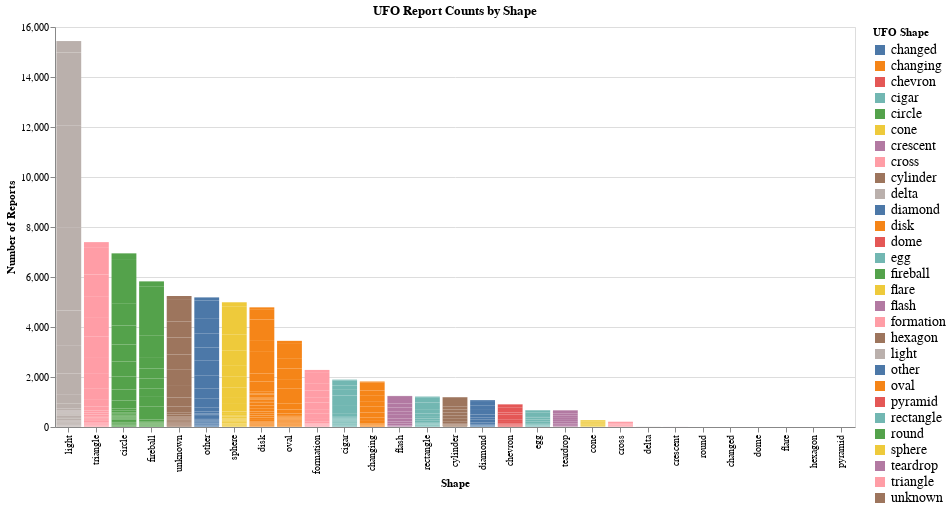

Here is the notebook cell this chart was saved with:
### Code cell
alt.data_transformers.disable_max_rows()

url = "https://github.com/UIUC-iSchool-DataViz/is445_data/raw/main/ufo-scrubbed-geocoded-time-standardized-00.csv"
df = pd.read_csv(url, header=None)

df.columns = [
    'Date_Time', 'City', 'State', 'Country', 'Shape', 'Duration', 
    'Duration_Reported', 'Comments', 'Date_Posted', 'Latitude', 'Longitude'
]
df['Date_Time'] = pd.to_datetime(df['Date_Time'], errors='coerce')
df['Year'] = df['Date_Time'].dt.year
df['Year_Group'] = (df['Year'] // 2) * 2  

cleaned_df = df.dropna(subset=['Shape', 'State'])

shapes_list = sorted(cleaned_df['Shape'].dropna().unique().tolist())

year_groups = sorted(cleaned_df['Year_Group'].dropna().unique().tolist())

slider = alt.binding_range(min=min(year_groups), max=max(year_groups), step=2, name='Year Group:')
time_selector = alt.param(name='YearGroupSelector', bind=slider, value=max(year_groups))

shape_counts = cleaned_df.groupby(['Shape', 'Year_Group']).size().reset_index(name='Count')

bar_chart = alt.Chart(shape_counts).mark_bar().encode(
    x=alt.X('Shape:N', title='Shape', sort='-y'),
    y=alt.Y('Count:Q', title='Number of Reports'),
    color=alt.Color('Shape:N', title='UFO Shape', legend=alt.Legend(labelFontSize=14)),
    tooltip=['Shape', 'Year_Group', 'Count']
).transform_filter(
    'datum.Year_Group <= YearGroupSelector'
).add_params(
    time_selector
).properties(
    width=800,
    height=400,
    title="UFO Report Counts by Shape"
)

bar_chart

### Figure 1 — Vega-Lite specification as saved in the notebook (floating-point values rounded to 4 significant figures; data arrays with more than 128 entries replaced by an {"elided": "..."} marker saying what was removed)
{"config": {"view": {"continuousWidth": 300, "continuousHeight": 300}}, "data": {"name": "data-80ab5f42e7caa8b44af80c06d3899fe1"}, "mark": {"type": "bar"}, "encoding": {"color": {"field": "Shape", "legend": {"labelFontSize": 14}, "title": "UFO Shape", "type": "nominal"}, "tooltip": [{"field": "Shape", "type": "nominal"}, {"field": "Year_Group", "type": "quantitative"}, {"field": "Count", "type": "quantitative"}], "x": {"field": "Shape", "sort": "-y", "title": "Shape", "type": "nominal"}, "y": {"field": "Count", "title": "Number of Reports", "type": "quantitative"}}, "height": 400, "params": [{"name": "YearGroupSelector", "bind": {"input": "range", "max": 2014, "min": 1910, "name": "Year Group:", "step": 2}, "value": 2014}], "title": "UFO Report Counts by Shape", "transform": [{"filter": "datum.Year_Group <= YearGroupSelector"}], "width": 800, "$schema": "https://vega.github.io/schema/vega-lite/v5.20.1.json", "datasets": {"data-80ab5f42e7caa8b44af80c06d3899fe1": {"elided": "695 records"}}}
